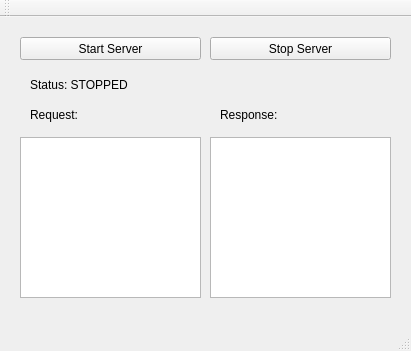
<?xml version="1.0" encoding="UTF-8"?>
<ui version="4.0">
 <class>MainWindow</class>
 <widget class="QMainWindow" name="MainWindow">
  <property name="geometry">
   <rect>
    <x>0</x>
    <y>0</y>
    <width>411</width>
    <height>351</height>
   </rect>
  </property>
  <property name="windowTitle">
   <string>Socket Server</string>
  </property>
  <widget class="QWidget" name="centralWidget">
   <widget class="QTextEdit" name="textEditRequest">
    <property name="geometry">
     <rect>
      <x>20</x>
      <y>120</y>
      <width>181</width>
      <height>161</height>
     </rect>
    </property>
   </widget>
   <widget class="QLabel" name="label_2">
    <property name="geometry">
     <rect>
      <x>220</x>
      <y>90</y>
      <width>61</width>
      <height>16</height>
     </rect>
    </property>
    <property name="text">
     <string>Response:</string>
    </property>
   </widget>
   <widget class="QLabel" name="label">
    <property name="geometry">
     <rect>
      <x>30</x>
      <y>90</y>
      <width>61</width>
      <height>16</height>
     </rect>
    </property>
    <property name="text">
     <string>Request:</string>
    </property>
   </widget>
   <widget class="QTextEdit" name="textEditResponse">
    <property name="geometry">
     <rect>
      <x>210</x>
      <y>120</y>
      <width>181</width>
      <height>161</height>
     </rect>
    </property>
   </widget>
   <widget class="QPushButton" name="pushButtonStopServer">
    <property name="geometry">
     <rect>
      <x>210</x>
      <y>20</y>
      <width>181</width>
      <height>23</height>
     </rect>
    </property>
    <property name="text">
     <string>Stop Server</string>
    </property>
   </widget>
   <widget class="QLabel" name="labelServerStatus">
    <property name="geometry">
     <rect>
      <x>30</x>
      <y>60</y>
      <width>111</width>
      <height>16</height>
     </rect>
    </property>
    <property name="text">
     <string>Status: STOPPED</string>
    </property>
   </widget>
   <widget class="QPushButton" name="pushButtonStartServer">
    <property name="geometry">
     <rect>
      <x>20</x>
      <y>20</y>
      <width>181</width>
      <height>23</height>
     </rect>
    </property>
    <property name="text">
     <string>Start Server</string>
    </property>
   </widget>
  </widget>
  <widget class="QMenuBar" name="menuBar">
   <property name="geometry">
    <rect>
     <x>0</x>
     <y>0</y>
     <width>411</width>
     <height>21</height>
    </rect>
   </property>
  </widget>
  <widget class="QToolBar" name="mainToolBar">
   <attribute name="toolBarArea">
    <enum>TopToolBarArea</enum>
   </attribute>
   <attribute name="toolBarBreak">
    <bool>false</bool>
   </attribute>
  </widget>
  <widget class="QStatusBar" name="statusBar"/>
 </widget>
 <layoutdefault spacing="6" margin="11"/>
 <resources/>
 <connections/>
</ui>
